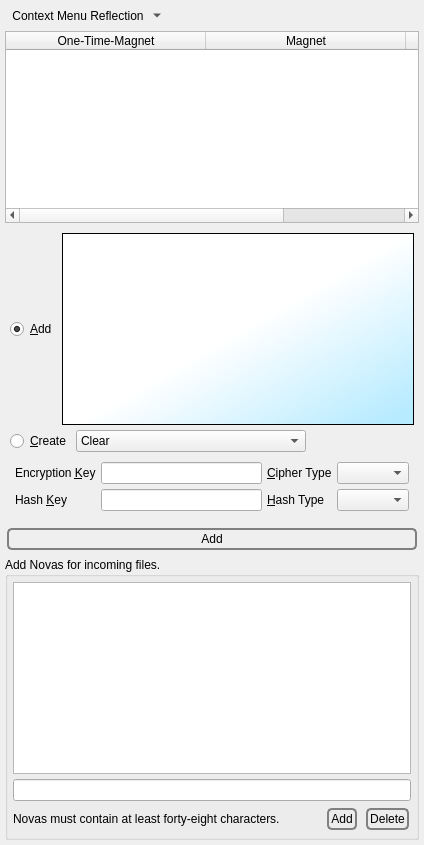
              <widget class="QWidget" name="tab_SB_Magnets">
               <attribute name="icon">
                <iconset resource="../Icons/icons.qrc">
                 <normaloff>:/nuvola/magnet.png</normaloff>:/nuvola/magnet.png</iconset>
               </attribute>
               <attribute name="title">
                <string>&amp;Magnet-URI</string>
               </attribute>
               <layout class="QVBoxLayout" name="verticalLayout_48">
                <property name="spacing">
                 <number>5</number>
                </property>
                <property name="leftMargin">
                 <number>5</number>
                </property>
                <property name="topMargin">
                 <number>5</number>
                </property>
                <property name="rightMargin">
                 <number>5</number>
                </property>
                <property name="bottomMargin">
                 <number>5</number>
                </property>
                <item>
                 <layout class="QHBoxLayout" name="horizontalLayout_71">
                  <property name="spacing">
                   <number>5</number>
                  </property>
                  <item>
                   <widget class="QToolButton" name="magnetsActionMenu">
                    <property name="toolTip">
                     <string>Context Menu</string>
                    </property>
                    <property name="text">
                     <string>Context Menu Reflection</string>
                    </property>
                    <property name="icon">
                     <iconset resource="../Icons/icons.qrc">
                      <normaloff>:/generic/menu.png</normaloff>:/generic/menu.png</iconset>
                    </property>
                    <property name="popupMode">
                     <enum>QToolButton::MenuButtonPopup</enum>
                    </property>
                    <property name="autoRaise">
                     <bool>true</bool>
                    </property>
                   </widget>
                  </item>
                  <item>
                   <spacer name="horizontalSpacer_57">
                    <property name="orientation">
                     <enum>Qt::Horizontal</enum>
                    </property>
                    <property name="sizeHint" stdset="0">
                     <size>
                      <width>40</width>
                      <height>20</height>
                     </size>
                    </property>
                   </spacer>
                  </item>
                 </layout>
                </item>
                <item>
                 <widget class="QTableWidget" name="etpMagnets">
                  <property name="alternatingRowColors">
                   <bool>true</bool>
                  </property>
                  <property name="selectionMode">
                   <enum>QAbstractItemView::SingleSelection</enum>
                  </property>
                  <property name="selectionBehavior">
                   <enum>QAbstractItemView::SelectRows</enum>
                  </property>
                  <property name="horizontalScrollMode">
                   <enum>QAbstractItemView::ScrollPerPixel</enum>
                  </property>
                  <property name="sortingEnabled">
                   <bool>true</bool>
                  </property>
                  <attribute name="horizontalHeaderDefaultSectionSize">
                   <number>200</number>
                  </attribute>
                  <attribute name="horizontalHeaderStretchLastSection">
                   <bool>true</bool>
                  </attribute>
                  <column>
                   <property name="text">
                    <string>One-Time-Magnet</string>
                   </property>
                  </column>
                  <column>
                   <property name="text">
                    <string>Magnet</string>
                   </property>
                  </column>
                  <column>
                   <property name="text">
                    <string>OID</string>
                   </property>
                  </column>
                 </widget>
                </item>
                <item>
                 <widget class="QFrame" name="frame_2">
                  <property name="frameShape">
                   <enum>QFrame::NoFrame</enum>
                  </property>
                  <layout class="QVBoxLayout" name="verticalLayout_42" stretch="0,0,0">
                   <property name="spacing">
                    <number>5</number>
                   </property>
                   <property name="leftMargin">
                    <number>5</number>
                   </property>
                   <property name="topMargin">
                    <number>5</number>
                   </property>
                   <property name="rightMargin">
                    <number>5</number>
                   </property>
                   <property name="bottomMargin">
                    <number>5</number>
                   </property>
                   <item>
                    <layout class="QHBoxLayout" name="horizontalLayout_59">
                     <property name="spacing">
                      <number>5</number>
                     </property>
                     <item>
                      <widget class="QRadioButton" name="magnetRadio">
                       <property name="text">
                        <string>&amp;Add</string>
                       </property>
                       <property name="checked">
                        <bool>true</bool>
                       </property>
                      </widget>
                     </item>
                     <item>
                      <widget class="QTextEdit" name="etpMagnet">
                       <property name="sizePolicy">
                        <sizepolicy hsizetype="Expanding" vsizetype="Fixed">
                         <horstretch>0</horstretch>
                         <verstretch>0</verstretch>
                        </sizepolicy>
                       </property>
                       <property name="font">
                        <font>
                         <family>Monospace</family>
                        </font>
                       </property>
                       <property name="styleSheet">
                        <string notr="true">background-color: qlineargradient(spread:pad, x1:0.968, y1:0.932, x2:0.513, y2:0.5, stop:0 rgba(183, 235, 255, 255), stop:1 rgba(255, 255, 255, 255)); </string>
                       </property>
                       <property name="tabChangesFocus">
                        <bool>true</bool>
                       </property>
                       <property name="acceptRichText">
                        <bool>false</bool>
                       </property>
                      </widget>
                     </item>
                    </layout>
                   </item>
                   <item>
                    <layout class="QHBoxLayout" name="horizontalLayout_53">
                     <property name="spacing">
                      <number>5</number>
                     </property>
                     <item>
                      <widget class="QRadioButton" name="pairRadio">
                       <property name="sizePolicy">
                        <sizepolicy hsizetype="Minimum" vsizetype="Preferred">
                         <horstretch>0</horstretch>
                         <verstretch>0</verstretch>
                        </sizepolicy>
                       </property>
                       <property name="text">
                        <string>&amp;Create</string>
                       </property>
                      </widget>
                     </item>
                     <item>
                      <widget class="QComboBox" name="generate">
                       <property name="sizeAdjustPolicy">
                        <enum>QComboBox::AdjustToContents</enum>
                       </property>
                       <property name="minimumContentsLength">
                        <number>25</number>
                       </property>
                       <item>
                        <property name="text">
                         <string>Clear</string>
                        </property>
                       </item>
                       <item>
                        <property name="text">
                         <string>Generate Key Pair</string>
                        </property>
                       </item>
                       <item>
                        <property name="text">
                         <string>Generate Encryption Key</string>
                        </property>
                       </item>
                       <item>
                        <property name="text">
                         <string>Generate MAC Key</string>
                        </property>
                       </item>
                      </widget>
                     </item>
                     <item>
                      <spacer name="horizontalSpacer_41">
                       <property name="orientation">
                        <enum>Qt::Horizontal</enum>
                       </property>
                       <property name="sizeHint" stdset="0">
                        <size>
                         <width>40</width>
                         <height>20</height>
                        </size>
                       </property>
                      </spacer>
                     </item>
                    </layout>
                   </item>
                   <item>
                    <widget class="QFrame" name="pairFrame">
                     <property name="frameShape">
                      <enum>QFrame::NoFrame</enum>
                     </property>
                     <layout class="QVBoxLayout" name="verticalLayout_45">
                      <property name="spacing">
                       <number>5</number>
                      </property>
                      <property name="leftMargin">
                       <number>5</number>
                      </property>
                      <property name="topMargin">
                       <number>5</number>
                      </property>
                      <property name="rightMargin">
                       <number>5</number>
                      </property>
                      <property name="bottomMargin">
                       <number>5</number>
                      </property>
                      <item>
                       <layout class="QGridLayout" name="gridLayout_7">
                        <property name="spacing">
                         <number>5</number>
                        </property>
                        <item row="0" column="4">
                         <widget class="QLabel" name="label_52">
                          <property name="text">
                           <string>&amp;Cipher Type</string>
                          </property>
                          <property name="buddy">
                           <cstring>etpCipherType</cstring>
                          </property>
                         </widget>
                        </item>
                        <item row="1" column="2">
                         <widget class="QLabel" name="label_51">
                          <property name="text">
                           <string>Hash &amp;Key</string>
                          </property>
                          <property name="buddy">
                           <cstring>etpMacKey</cstring>
                          </property>
                         </widget>
                        </item>
                        <item row="0" column="5">
                         <widget class="QComboBox" name="etpCipherType">
                          <property name="sizeAdjustPolicy">
                           <enum>QComboBox::AdjustToContents</enum>
                          </property>
                         </widget>
                        </item>
                        <item row="0" column="3">
                         <widget class="QLineEdit" name="etpEncryptionKey"/>
                        </item>
                        <item row="0" column="2">
                         <widget class="QLabel" name="label_50">
                          <property name="text">
                           <string>Encryption &amp;Key</string>
                          </property>
                          <property name="buddy">
                           <cstring>etpEncryptionKey</cstring>
                          </property>
                         </widget>
                        </item>
                        <item row="1" column="3">
                         <widget class="QLineEdit" name="etpMacKey"/>
                        </item>
                        <item row="1" column="4">
                         <widget class="QLabel" name="label_57">
                          <property name="text">
                           <string>&amp;Hash Type</string>
                          </property>
                          <property name="buddy">
                           <cstring>etpHashType</cstring>
                          </property>
                         </widget>
                        </item>
                        <item row="1" column="5">
                         <widget class="QComboBox" name="etpHashType">
                          <property name="sizeAdjustPolicy">
                           <enum>QComboBox::AdjustToContents</enum>
                          </property>
                         </widget>
                        </item>
                       </layout>
                      </item>
                     </layout>
                    </widget>
                   </item>
                  </layout>
                 </widget>
                </item>
                <item>
                 <layout class="QHBoxLayout" name="horizontalLayout_57">
                  <property name="spacing">
                   <number>5</number>
                  </property>
                  <item>
                   <widget class="QPushButton" name="addMagnet">
                    <property name="styleSheet">
                     <string notr="true">QPushButton {
 border: 2px solid gray;
 background-color: qlineargradient(x1: 0, y1: 0, x2: 0, y2: 1,
                                   stop: 0 #E0E0E0, stop: 1 #FFFFFF);
 border-radius: 5px;
 margin: 2px;
 padding: 2px;
 }


QPushButton:hover { 
background-color: qlineargradient(x1: 0, y1: 0, x2: 0, y2: 1,
                                   stop: 0 rgb(254,229,172), stop: 1 #FFFFFF);
background-position: top center; } 

QPushButton:pressed {
     background-color: darkgrey;
     border-style: inset;
 }</string>
                    </property>
                    <property name="text">
                     <string>Add</string>
                    </property>
                    <property name="icon">
                     <iconset resource="../Icons/icons.qrc">
                      <normaloff>:/nuvola/add.png</normaloff>:/nuvola/add.png</iconset>
                    </property>
                    <property name="iconSize">
                     <size>
                      <width>40</width>
                      <height>40</height>
                     </size>
                    </property>
                   </widget>
                  </item>
                 </layout>
                </item>
                <item>
                 <widget class="QGroupBox" name="groupBox_8">
                  <property name="title">
                   <string>Add Novas for incoming files.</string>
                  </property>
                  <layout class="QVBoxLayout" name="verticalLayout_25">
                   <property name="spacing">
                    <number>5</number>
                   </property>
                   <property name="leftMargin">
                    <number>5</number>
                   </property>
                   <property name="topMargin">
                    <number>5</number>
                   </property>
                   <property name="rightMargin">
                    <number>5</number>
                   </property>
                   <property name="bottomMargin">
                    <number>5</number>
                   </property>
                   <item>
                    <widget class="QListWidget" name="novas">
                     <property name="tabKeyNavigation">
                      <bool>true</bool>
                     </property>
                     <property name="selectionBehavior">
                      <enum>QAbstractItemView::SelectRows</enum>
                     </property>
                     <property name="horizontalScrollMode">
                      <enum>QAbstractItemView::ScrollPerPixel</enum>
                     </property>
                    </widget>
                   </item>
                   <item>
                    <widget class="QLineEdit" name="receiveNova"/>
                   </item>
                   <item>
                    <layout class="QHBoxLayout" name="horizontalLayout_43">
                     <property name="spacing">
                      <number>5</number>
                     </property>
                     <item>
                      <widget class="QLabel" name="label_90">
                       <property name="text">
                        <string>Novas must contain at least forty-eight characters.</string>
                       </property>
                      </widget>
                     </item>
                     <item>
                      <spacer name="horizontalSpacer_40">
                       <property name="orientation">
                        <enum>Qt::Horizontal</enum>
                       </property>
                       <property name="sizeHint" stdset="0">
                        <size>
                         <width>40</width>
                         <height>20</height>
                        </size>
                       </property>
                      </spacer>
                     </item>
                     <item>
                      <widget class="QPushButton" name="addNova">
                       <property name="sizePolicy">
                        <sizepolicy hsizetype="MinimumExpanding" vsizetype="Fixed">
                         <horstretch>0</horstretch>
                         <verstretch>0</verstretch>
                        </sizepolicy>
                       </property>
                       <property name="styleSheet">
                        <string notr="true">QPushButton {
 border: 2px solid gray;
 background-color: qlineargradient(x1: 0, y1: 0, x2: 0, y2: 1,
                                   stop: 0 #E0E0E0, stop: 1 #FFFFFF);
 border-radius: 5px;
 margin: 2px;
 padding: 2px;
 }


QPushButton:hover { 
background-color: qlineargradient(x1: 0, y1: 0, x2: 0, y2: 1,
                                   stop: 0 rgb(254,229,172), stop: 1 #FFFFFF);
background-position: top center; } 

QPushButton:pressed {
     background-color: darkgrey;
     border-style: inset;
 }</string>
                       </property>
                       <property name="text">
                        <string>Add</string>
                       </property>
                      </widget>
                     </item>
                     <item>
                      <widget class="QPushButton" name="deleteNova">
                       <property name="sizePolicy">
                        <sizepolicy hsizetype="Fixed" vsizetype="Fixed">
                         <horstretch>0</horstretch>
                         <verstretch>0</verstretch>
                        </sizepolicy>
                       </property>
                       <property name="styleSheet">
                        <string notr="true">QPushButton {
 border: 2px solid gray;
 background-color: qlineargradient(x1: 0, y1: 0, x2: 0, y2: 1,
                                   stop: 0 #E0E0E0, stop: 1 #FFFFFF);
 border-radius: 5px;
 margin: 2px;
 padding: 2px;
 }


QPushButton:hover { 
background-color: qlineargradient(x1: 0, y1: 0, x2: 0, y2: 1,
                                   stop: 0 rgb(254,229,172), stop: 1 #FFFFFF);
background-position: top center; } 

QPushButton:pressed {
     background-color: darkgrey;
     border-style: inset;
 }</string>
                       </property>
                       <property name="text">
                        <string>Delete</string>
                       </property>
                      </widget>
                     </item>
                    </layout>
                   </item>
                  </layout>
                 </widget>
                </item>
               </layout>
              </widget>
